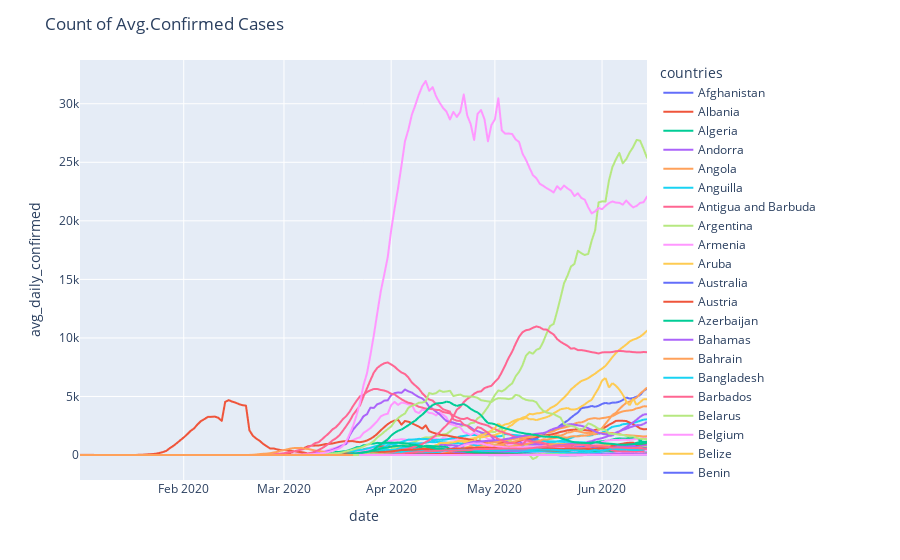

The notebook cell this image was saved under:
### Code cell
fig=px.line(df,x='date',y='avg_daily_confirmed',color='countries')
fig.update_layout({
    'title':'Count of Avg.Confirmed Cases'
})
fig.show()
